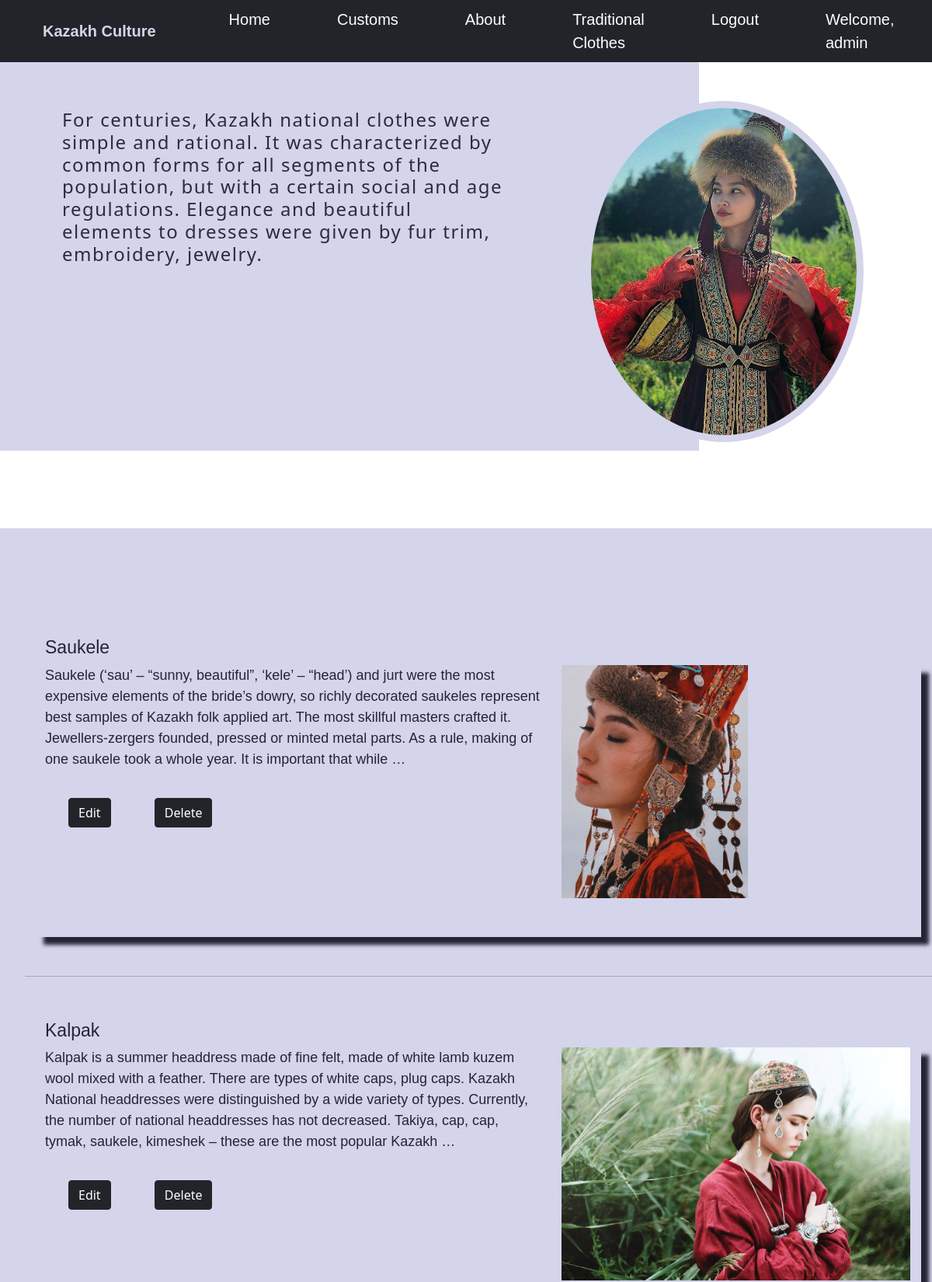
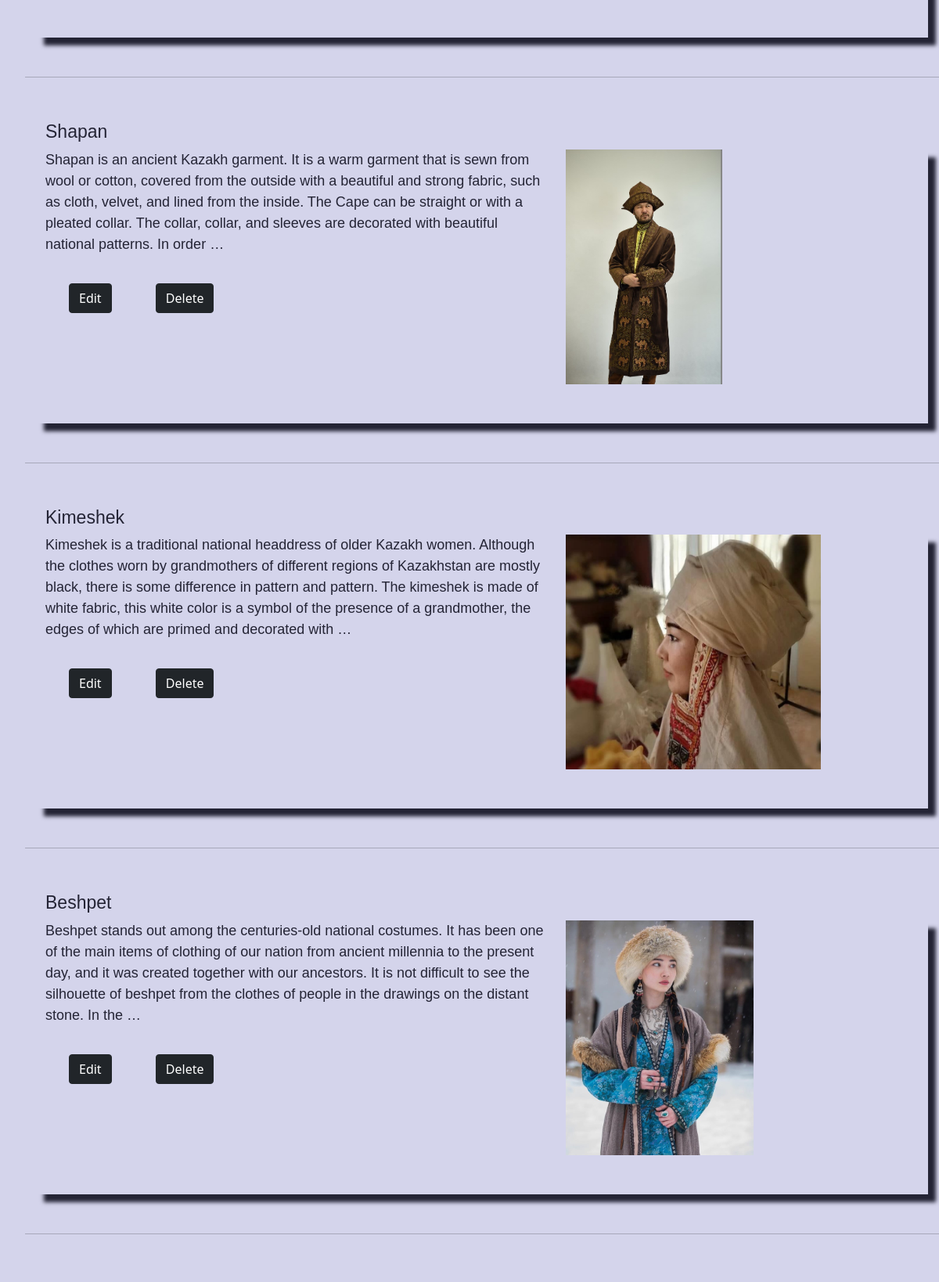
/show_clothes (signed in, upper part), run on the app's committed database (2 pictures, top to bottom).
### polls/models.py (models this page shows)
class Clothes(models.Model):
    name = models.CharField(max_length=255)
    info = models.TextField()
    picture = models.FileField(upload_to = 'img', blank = True, null = True)

### polls/views.py (the view)
# urls.py: path('show_clothes', views.show_clothes, name= 'show_clothes'),
def show_clothes(request):
    cloth = Clothes.objects.order_by('id')
    return render(request, 'index.html', {'cloth': cloth})

### polls/templates/index.html (shortened to what this page needs)
{% extends 'base.html' %}
{% load static %}
       {% block content %}
       <div class="contentC1">
        <div class="container-fluid">
          <div class="row">
            <div class="col-9" id="darkside">
              <h4>For centuries, Kazakh national clothes were simple and rational. It was characterized by common forms for all segments of the population, but with a certain social and age regulations. Elegance and beautiful elements to dresses were given by fur trim, embroidery, jewelry.</h4>
            </div>
            <div class="col-3">
              <img src="{% static 'polls/img/c2.jpg' %}" alt="">
            </div>
          </div>
        </div>
      </div>
            <div class="content2" >
          <ul>
            {% for i in cloth %}
              <li>
                      <div class="container">
                          <div class="row"><h3>{{ i.name }}</h3></div>
                           <div class="row" id="cus">
                              <div class="col-7" ><p> {{ i.info|truncatewords:60 }}</p>
                                <div class="row">
                                  <div class="col-2">
                                    <a class="btn btn-dark " href="/update_clothes/{{ i.id }}">  Edit</a>
                                  </div>
                                  <div class="col-2">
                                     <a class="btn btn-dark"  href="/delete_clothes/{{ i.id }}"> Delete</a>
                                  </div>
                                </div>
                           </div>
                              <div class="col-5">
                                {% if i.picture %}<img src="/media/{{ i.picture }}" class="img img-responsive">{% endif %}
                              </div>
                          </div>
                      </div>
                  <hr>
              </li>
              {% empty %}
              <p>No Record Found!</p>
                    {% endfor %}
          </ul>
    <br><br>
    </div>
    {% endblock %}

### polls/templates/base.html (shortened to what this page needs)
{% load static %}
<!doctype html>
<html lang="en">
<head>
    <link href="https://cdn.jsdelivr.net/npm/bootstrap@5.0.2/dist/css/bootstrap.min.css" rel="stylesheet">
    <link type="text/css" href="{% static 'polls/css/style.css' %}" rel="stylesheet"/>
</head>
<body>
    <nav class="navbar navbar-expand-lg bg-dark ">
        <a class="navbar-brand" href="#">Kazakh Culture</a>
        <div class="collapse navbar-collapse" id="navbarSupportedContent">
          <ul class="navbar-nav mr-auto">
            <li class="nav-item active">
              <a class="nav-link" href="{% url 'home' %}">Home </a>
            </li>
            <li class="nav-item">
              <a class="nav-link" href="{% url 'show_customs' %}">Customs</a>
            </li>
            <li class="nav-item">
              <a class="nav-link" href="{% url 'about' %}" >About</a>
            </li>
            <li class="nav-item">
              <a class="nav-link " href="{% url 'show_clothes' %}">Traditional Clothes</a>
            </li>
              {% if user.is_authenticated %}
            <li class="nav-item">
              <a class="nav-link" href="{% url 'logout' %}">Logout</a>
            </li>
            <li class="nav-item">
              <a class="nav-link" href="#">Welcome, {{user.username}}</a>
            </li>
             {% endif %}
          </ul>
        </div>
      </nav>
      {% block content %}
    {% endblock %}
</body>
</html>

### polls/static/polls/css/style.css (style rules this page uses)
nav { padding: 5px 55px; height: 80px; }
nav ul li { padding-left: 70px; }
nav ul li a { color: white !important; font-weight: 300; font-family: 'Gill Sans', 'Gill Sans MT', Calibri, 'Trebuchet MS', sans-serif; }
nav a, .footer .col-5 p { color: rgb(212, 212, 235)!important; font-size: 20px; font-family: 'Trebuchet MS', 'Lucida Sans Unicode', 'Lucida Grande', 'Lucida Sans', Arial, sans-serif; font-weight: 650; }
.content2 img { height: 300px; }
.content2 { padding-top: 100px; background-color: rgb(212, 212, 235); }
.content2 ul li { background-color: blue; background: 1px; list-style: none; padding-top: 40px; }
.content2 ul li p { font-family: 'Lucida Sans', 'Lucida Sans Regular', 'Lucida Grande', 'Lucida Sans Unicode', Geneva, Verdana, sans-serif; color: rgb(36, 36, 53); font-size: 18px; }
.content2 ul li h3 { font-family: 'Lucida Sans', 'Lucida Sans Regular', 'Lucida Grande', 'Lucida Sans Unicode', Geneva, Verdana, sans-serif; color: rgb(36, 36, 53); font-size: 23px; }
#cus { padding-bottom: 50px; box-shadow: 10px 10px 5px rgb(36, 36, 53); margin-bottom: 50px; }
img { object-fit: cover; }
#darkside { background-color: rgb(212, 212, 235); height: 500px; color: rgb(47, 43, 59); padding-top: 60px; padding-right: 250px; padding-left: 80px; letter-spacing: 1.5px; font-weight: 400; }
.contentC1 img { width: 30vw; object-fit: cover; margin-left: -160px; margin-top: 50px; border-radius: 50%; border: 9px solid rgb(212, 212, 235); }
.contentC1 { padding-bottom: 100px; }
#cus a { margin: 20px 30px; }

### data on the page
Clothes: name "Saukele", info "Saukele (‘sau’ – “sunny, beautiful”, ‘kele’ – “head’) and jurt were the most expensive elements of the bride’s dowry, so richly decorated saukeles represent best samples of Kazakh folk applied art. The most skillful masters crafted it. Jewellers-zergers founded, pressed or minted metal parts. As a rule, making of one saukele took a whole year. It is important that while …", picture (picture)
Clothes: name "Kalpak", info "Kalpak is a summer headdress made of fine felt, made of white lamb kuzem wool mixed with a feather. There are types of white caps, plug caps. Kazakh National headdresses were distinguished by a wide variety of types. Currently, the number of national headdresses has not decreased. Takiya, cap, cap, tymak, saukele, kimeshek – these are the most popular Kazakh …", picture (picture)
Clothes: name "Shapan", info "Shapan is an ancient Kazakh garment. It is a warm garment that is sewn from wool or cotton, covered from the outside with a beautiful and strong fabric, such as cloth, velvet, and lined from the inside. The Cape can be straight or with a pleated collar. The collar, collar, and sleeves are decorated with beautiful national patterns. In order …", picture (picture)
Clothes: name "Kimeshek", info "Kimeshek is a traditional national headdress of older Kazakh women. Although the clothes worn by grandmothers of different regions of Kazakhstan are mostly black, there is some difference in pattern and pattern. The kimeshek is made of white fabric, this white color is a symbol of the presence of a grandmother, the edges of which are primed and decorated with …", picture (picture)
Clothes: name "Beshpet", info "Beshpet stands out among the centuries-old national costumes. It has been one of the main items of clothing of our nation from ancient millennia to the present day, and it was created together with our ancestors. It is not difficult to see the silhouette of beshpet from the clothes of people in the drawings on the distant stone. In the …", picture (picture)

### other printed values
{{ user.username }} "admin"
